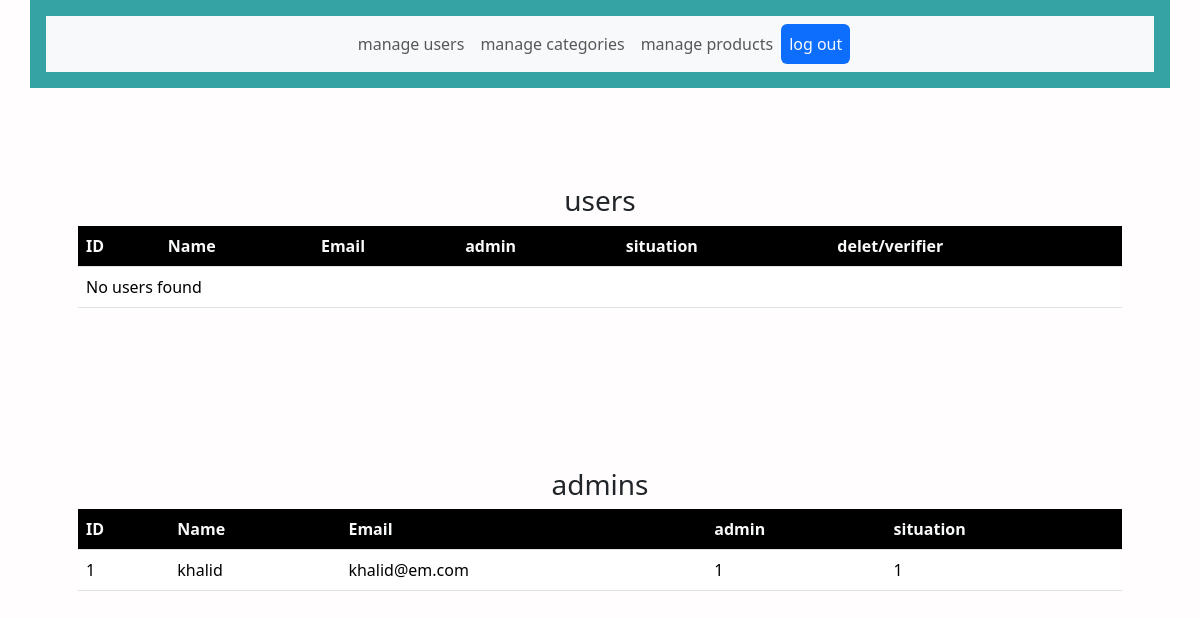
The page /dashpord.php (signed in) on the database its author committed.
### tables this page shows
create table User (
    userid int PRIMARY key AUTO_INCREMENT,
    user_nam varchar(20)  not null,
    email varchar(20)  not null,
    Passwords varchar(20) not null,
    is_admin  BOOLEAN default 0 not null,
    setuation  BOOLEAN default 0 not null
   
   
);

### dashpord.php (the view, shortened to what this page needs)
<?php
include('conex.php');
?>
<!DOCTYPE html>
<html lang="en">
<head>
    <link href="https://cdn.jsdelivr.net/npm/bootstrap@5.3.2/dist/css/bootstrap.min.css" rel="stylesheet"
>
    <link rel="stylesheet" href="https://cdnjs.cloudflare.com/ajax/libs/bootstrap-icons/1.11.1/font/bootstrap-icons.min.css" />
    <link rel="stylesheet" href="style.css">
</head>
<body>
<div style="background-color:rgb(53, 163, 163);" class="d-flex justify-content-around  p-3 container ">
<div class="w-100 ">
    <nav style=" background-color:aqua;" class="navbar navbar-expand-lg navbar-light bg-light flex-column w-100 ">
    <div class="collapse navbar-collapse " id="sidebarNavbar">
        <ul class="navbar-nav ">
            <li class="nav-item">
                <a class="nav-link nanimo" href="dashpord.php">manage users</a>
            </li>
            <li class="nav-item">
                <a class="nav-link nanimo" href="MANGECAT.php">manage categories</a>
            </li>
            <li class="nav-item">
                <a class="nav-link nanimo" href="manage_products.php">manage products</a>
            </li>
            <li class="nav-item">
                <a class="nav-link btn bg-primary  text-light nanimo" href="log_out.php">log out</a>
            </li>
        </ul>
    </div>
</nav>
</div>
</div>
<div    class=" mt-5   rounded-2 w-100 p-5 container">
<h3 class="text-center">users</h3>
<table class="table rounded-2 w-100 ">
<thead class="bg-black text-light ">
    <tr class="table ">
        <th class="bg-black text-light " scope="col">ID</th>
        <th class="bg-black text-light " scope="col">Name</th>
        <th class="bg-black text-light " scope="col">Email</th>
        <th class="bg-black text-light " scope="col">admin</th>
        <th class="bg-black text-light " scope="col">situation</th>
        <th class="bg-black text-light " scope="col">delet/verifier</th>
    </tr>
</thead>
<tbody>
    <?php
    $sql = "SELECT * FROM User where is_admin = 0";
    $result = $connection->query($sql);
    if ($result->num_rows > 0) {
        while ($row = $result->fetch_assoc()) {
            echo '<tr class="justify-content-center">';
            echo "<td>" . $row["userid"] . "</td>";
            echo "<td>" . $row["user_nam"] . "</td>";
            echo "<td>" . $row["email"] . "</td>";
            echo "<td>" . $row["is_admin"] . "</td>";
            echo "<td>" . $row["setuation"] . "</td>";
            echo '<td>
                  <form method="POST" class="user-action-form">
                       <input type="hidden" name="userid" value="' . $row["userid"] . '">
                       <button type="submit" name="action" value="delete" class="btn bg-danger text-light nanimo">Delete</button>
                       <button type="submit" name="action" value="verify" class="btn bg-primary text-light nanimo">Verify</button>
                       <button type="submit" name="action" value="admin" class="btn bg-success text-light nanimo">admin</button>
                  </form>
                  </td>';
            echo "</tr>";
        }
    } else {
        echo "<tr><td colspan='6'>No users found</td></tr>";
    }
    ?>
</tbody>
</table>
</div>
<div    class=" mt-5   rounded-2 w-100 p-5 container  adimn">
<h3 class="text-center">admins</h3>
<table class="table rounded-2 w-100 ">
<thead class="bg-black text-light ">
    <tr class="table ">
        <th class="bg-black text-light " scope="col">ID</th>
        <th class="bg-black text-light " scope="col">Name</th>
        <th class="bg-black text-light " scope="col">Email</th>
        <th class="bg-black text-light " scope="col">admin</th>
        <th class="bg-black text-light " scope="col">situation</th>
    </tr>
</thead>
<tbody>
    <?php
    $sql = "SELECT * FROM User where is_admin = 1";
    $result = $connection->query($sql);
    if ($result->num_rows > 0) {
        while ($row = $result->fetch_assoc()) {
            echo '<tr class="justify-content-center">';
            echo "<td>" . $row["userid"] . "</td>";
            echo "<td>" . $row["user_nam"] . "</td>";
            echo "<td>" . $row["email"] . "</td>";
            echo "<td>" . $row["is_admin"] . "</td>";
            echo "<td>" . $row["setuation"] . "</td>";
            echo "</tr>";}}
            ?>
            </tbody>
</table>
</div>
</body>
</html>

### style.css (style rules this page uses)
* { padding: 0%; border: none; box-sizing:none; }
body { overflow-x: hidden; background-color: rgb(255, 253, 253); }

### rows shown on the page
user: userid "1", user_nam "khalid", email "khalid@em.com", is_admin "1", setuation "1"
